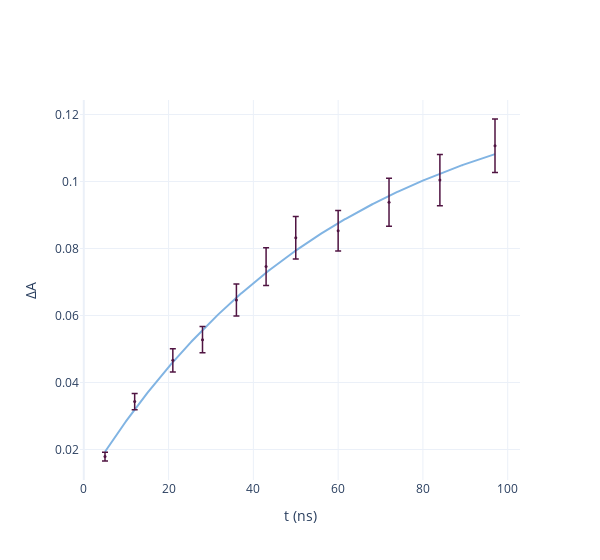

Notebook source saved alongside this figure:
### Code cell
# Crea una figura per i picchi e il fit
fig_fit = go.Figure()

t_fit = np.linspace(t.min(), t.max(), 500)  # Intervallo di tempo per il fit
A_fit = delta_abs(t_fit, *popt1)  # Valori del fit

# Aggiungi la curva del fit
fig_fit.add_trace(go.Scatter(
    x=t_fit,
    y=A_fit,
    mode='lines',
    name='Fit',
    line=dict(color = colors[3], width=2),
    showlegend=False
))

# Dati originali (picchi)
picchi_values = np.array([df['A'].max() for df in picchi.values()])
picchi_times = np.array(list(picchi.keys()))

# Aggiungi i picchi
fig_fit.add_trace(go.Scatter(
    x=picchi_times,
    y=picchi_values,
    mode='markers',
    name='Picchi',
    marker=dict(color=colors[10], size=3),
    error_y=dict(
        type='data',
        array=yV_err,
        visible=True,
        color=colors[10],
        thickness=1.5,
        width=3
    ),
    showlegend=False
))

# # Aggiungi gli errori sui picchi (yV_err)
# for idx, key in enumerate(picchi.keys()):
#     picco_error = yV_err[idx]  # Errore sul picco
#     fig_fit.add_trace(go.Scatter(
#         x=[picchi_times[idx], picchi_times[idx]],  # x del picco
#         y=[picchi_values[idx] - picco_error, picchi_values[idx] + picco_error],  # errore sopra e sotto il picco
#         mode='lines',
#         line=dict(color=colors[6], ),
#         showlegend=False
#     ))

fig_fit.update_layout(
    xaxis_title='t (ns)',
    yaxis_title='ΔA',
    legend_title='Legenda',
    width=600,
    template='plotly_white'
)

fig_fit.show()

# Stampa i parametri ottimizzati con gli errori
perr1 = np.sqrt(np.diag(pcov))

# Parametri del fit con errore
print(f"Parametri: a = {popt1[0]:.4f} ± {perr1[0]:.4f}, b = {popt1[1]:.4f} ± {perr1[1]:.4f}, k = {popt1[2]:.4f} ± {perr1[2]:.4f}")
print('\n')
print('Tempo impiegato (in media) dalla rodamina per essere assorbita dalla pastiglia:')
print(f't = ({1/popt1[2]:.4f} ± {perr1[2]/(popt1[2]**2):.4f}) ns')

### Figure 1 — Plotly figure (JSON) as saved in the notebook; plotly's stock layout.template omitted (floating-point values rounded to 4 significant figures; data arrays with more than 128 entries replaced by an {"elided": "..."} marker saying what was removed)
{"data": [{"line": {"color": "rgb(129, 180, 227)", "width": 2}, "mode": "lines", "name": "Fit", "showlegend": false, "type": "scatter", "x": {"elided": "500 float values"}, "y": {"elided": "500 float values"}}, {"error_y": {"array": [0.00132, 0.002442, 0.003489, 0.003907, 0.004791, 0.005644, 0.00634, 0.006052, 0.007179, 0.00768, 0.007974], "color": "rgb(80, 20, 66)", "thickness": 1.5, "type": "data", "visible": true, "width": 3}, "marker": {"color": "rgb(80, 20, 66)", "size": 3}, "mode": "markers", "name": "Picchi", "showlegend": false, "type": "scatter", "x": [5, 12, 21, 28, 36, 43, 50, 60, 72, 84, 97], "y": [0.01789, 0.03431, 0.04662, 0.0528, 0.06461, 0.07461, 0.08324, 0.08532, 0.09381, 0.1004, 0.1107]}], "layout": {"legend": {"title": {"text": "Legenda"}}, "width": 600, "xaxis": {"title": {"text": "t (ns)"}}, "yaxis": {"title": {"text": "ΔA"}}}}
